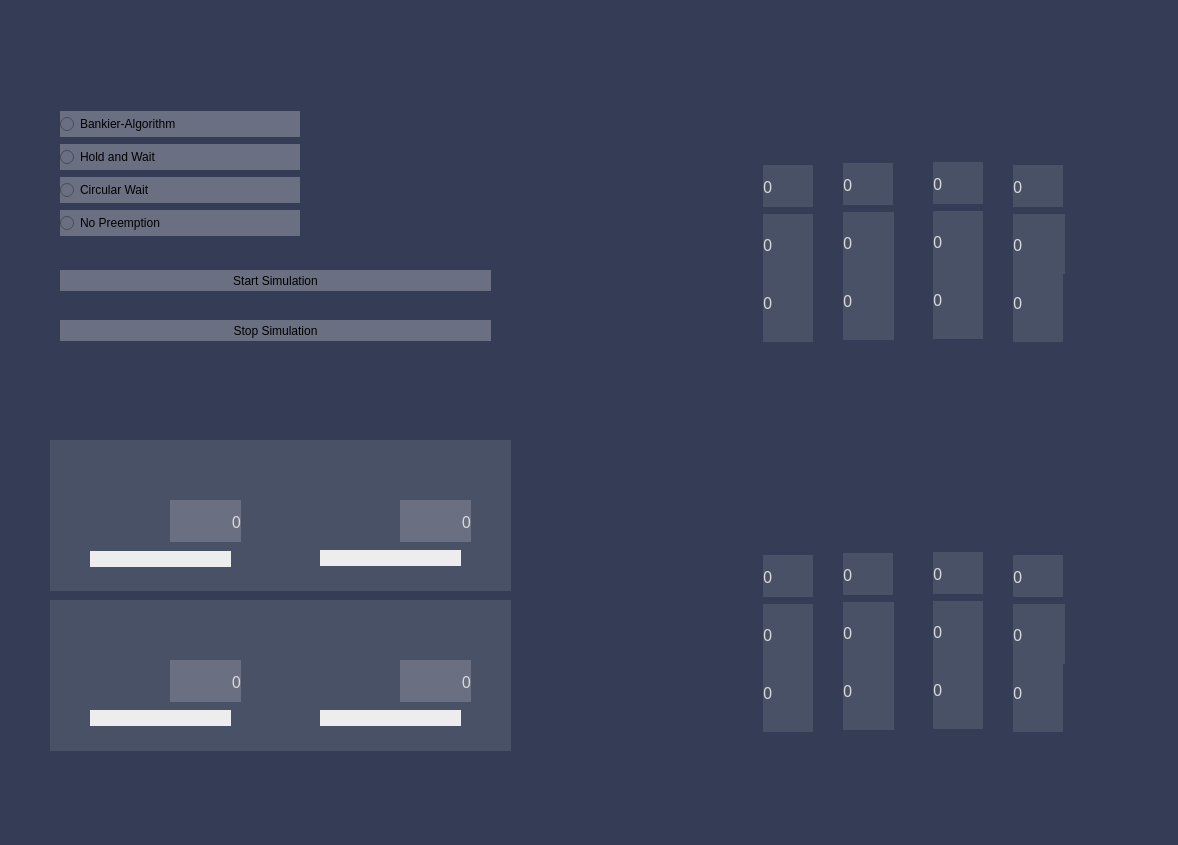
<?xml version="1.0" encoding="UTF-8"?>
<ui version="4.0">
 <class>MainWindow</class>
 <widget class="QMainWindow" name="MainWindow">
  <property name="geometry">
   <rect>
    <x>0</x>
    <y>0</y>
    <width>1178</width>
    <height>845</height>
   </rect>
  </property>
  <property name="sizePolicy">
   <sizepolicy hsizetype="Fixed" vsizetype="Fixed">
    <horstretch>0</horstretch>
    <verstretch>0</verstretch>
   </sizepolicy>
  </property>
  <property name="windowTitle">
   <string>Deadlock Algorithm Simulation</string>
  </property>
  <property name="windowIcon">
   <iconset resource="resources.qrc">
    <normaloff>:/resources/Icon_White.png</normaloff>:/resources/Icon_White.png</iconset>
  </property>
  <property name="styleSheet">
   <string notr="true">background-color: rgb(52, 61, 85);</string>
  </property>
  <widget class="QWidget" name="centralwidget">
   <widget class="QLabel" name="background_resources">
    <property name="geometry">
     <rect>
      <x>10</x>
      <y>410</y>
      <width>531</width>
      <height>371</height>
     </rect>
    </property>
    <property name="styleSheet">
     <string notr="true">image: url(:/resources/Background_resources.png);</string>
    </property>
    <property name="text">
     <string/>
    </property>
   </widget>
   <widget class="QLabel" name="Printer_background_label">
    <property name="geometry">
     <rect>
      <x>50</x>
      <y>440</y>
      <width>231</width>
      <height>151</height>
     </rect>
    </property>
    <property name="styleSheet">
     <string notr="true">image: url(:/resources/Printer_off.png);
background-color: rgb(73, 81, 103);</string>
    </property>
    <property name="text">
     <string/>
    </property>
    <property name="scaledContents">
     <bool>true</bool>
    </property>
   </widget>
   <widget class="QLabel" name="Cd_background_label">
    <property name="geometry">
     <rect>
      <x>280</x>
      <y>440</y>
      <width>231</width>
      <height>151</height>
     </rect>
    </property>
    <property name="styleSheet">
     <string notr="true">image: url(:/resources/Printer_off.png);
background-color: rgb(73, 81, 103);</string>
    </property>
    <property name="text">
     <string/>
    </property>
    <property name="scaledContents">
     <bool>true</bool>
    </property>
   </widget>
   <widget class="QLabel" name="Plotter_background_label">
    <property name="geometry">
     <rect>
      <x>50</x>
      <y>600</y>
      <width>231</width>
      <height>151</height>
     </rect>
    </property>
    <property name="styleSheet">
     <string notr="true">image: url(:/resources/Printer_off.png);
background-color: rgb(73, 81, 103);</string>
    </property>
    <property name="text">
     <string/>
    </property>
    <property name="scaledContents">
     <bool>true</bool>
    </property>
   </widget>
   <widget class="QLabel" name="Tapedrive_background_label">
    <property name="geometry">
     <rect>
      <x>280</x>
      <y>600</y>
      <width>231</width>
      <height>151</height>
     </rect>
    </property>
    <property name="styleSheet">
     <string notr="true">image: url(:/resources/Printer_off.png);
background-color: rgb(73, 81, 103);</string>
    </property>
    <property name="text">
     <string/>
    </property>
    <property name="scaledContents">
     <bool>true</bool>
    </property>
   </widget>
   <widget class="QLabel" name="Printer_label_occupation_list">
    <property name="geometry">
     <rect>
      <x>90</x>
      <y>551</y>
      <width>141</width>
      <height>16</height>
     </rect>
    </property>
    <property name="font">
     <font>
      <family>Futura PT</family>
      <pointsize>12</pointsize>
      <italic>false</italic>
      <bold>false</bold>
     </font>
    </property>
    <property name="styleSheet">
     <string notr="true">color: rgb(52, 61, 85);
font: 500 12pt &quot;Futura PT&quot;;
background-color: rgb(237, 237, 237);</string>
    </property>
    <property name="text">
     <string/>
    </property>
    <property name="alignment">
     <set>Qt::AlignCenter</set>
    </property>
   </widget>
   <widget class="QLabel" name="Cd_label_occupation_list">
    <property name="geometry">
     <rect>
      <x>320</x>
      <y>550</y>
      <width>141</width>
      <height>16</height>
     </rect>
    </property>
    <property name="font">
     <font>
      <family>Futura PT</family>
      <pointsize>12</pointsize>
      <italic>false</italic>
      <bold>false</bold>
     </font>
    </property>
    <property name="styleSheet">
     <string notr="true">color: rgb(52, 61, 85);
font: 500 12pt &quot;Futura PT&quot;;
background-color: rgb(237, 237, 237);</string>
    </property>
    <property name="text">
     <string/>
    </property>
    <property name="alignment">
     <set>Qt::AlignCenter</set>
    </property>
   </widget>
   <widget class="QLabel" name="Tapedrive_label_occupation_list">
    <property name="geometry">
     <rect>
      <x>320</x>
      <y>710</y>
      <width>141</width>
      <height>16</height>
     </rect>
    </property>
    <property name="font">
     <font>
      <family>Futura PT</family>
      <pointsize>12</pointsize>
      <italic>false</italic>
      <bold>false</bold>
     </font>
    </property>
    <property name="styleSheet">
     <string notr="true">color: rgb(52, 61, 85);
font: 500 12pt &quot;Futura PT&quot;;
background-color: rgb(237, 237, 237);</string>
    </property>
    <property name="text">
     <string/>
    </property>
    <property name="alignment">
     <set>Qt::AlignCenter</set>
    </property>
   </widget>
   <widget class="QLabel" name="Plotter_label_occupation_list">
    <property name="geometry">
     <rect>
      <x>90</x>
      <y>710</y>
      <width>141</width>
      <height>16</height>
     </rect>
    </property>
    <property name="font">
     <font>
      <family>Futura PT</family>
      <pointsize>12</pointsize>
      <italic>false</italic>
      <bold>false</bold>
     </font>
    </property>
    <property name="styleSheet">
     <string notr="true">color: rgb(52, 61, 85);
font: 500 12pt &quot;Futura PT&quot;;
background-color: rgb(237, 237, 237);</string>
    </property>
    <property name="text">
     <string/>
    </property>
    <property name="alignment">
     <set>Qt::AlignCenter</set>
    </property>
   </widget>
   <widget class="QLabel" name="Printer_label_occupation">
    <property name="geometry">
     <rect>
      <x>170</x>
      <y>500</y>
      <width>71</width>
      <height>42</height>
     </rect>
    </property>
    <property name="font">
     <font>
      <family>Futura PT</family>
      <pointsize>12</pointsize>
      <italic>false</italic>
      <bold>false</bold>
     </font>
    </property>
    <property name="styleSheet">
     <string notr="true">color: rgb(217, 217, 217);
font: 500 12pt &quot;Futura PT&quot;;
background-color: rgb(106, 112, 129);
</string>
    </property>
    <property name="text">
     <string>0</string>
    </property>
    <property name="alignment">
     <set>Qt::AlignRight|Qt::AlignTrailing|Qt::AlignVCenter</set>
    </property>
   </widget>
   <widget class="QLabel" name="Cd_label_occupation">
    <property name="geometry">
     <rect>
      <x>400</x>
      <y>500</y>
      <width>71</width>
      <height>42</height>
     </rect>
    </property>
    <property name="font">
     <font>
      <family>Futura PT</family>
      <pointsize>12</pointsize>
      <italic>false</italic>
      <bold>false</bold>
     </font>
    </property>
    <property name="styleSheet">
     <string notr="true">color: rgb(217, 217, 217);
font: 500 12pt &quot;Futura PT&quot;;
background-color: rgb(106, 112, 129);</string>
    </property>
    <property name="text">
     <string>0</string>
    </property>
    <property name="alignment">
     <set>Qt::AlignRight|Qt::AlignTrailing|Qt::AlignVCenter</set>
    </property>
   </widget>
   <widget class="QLabel" name="Tapedrive_label_occupation">
    <property name="geometry">
     <rect>
      <x>400</x>
      <y>660</y>
      <width>71</width>
      <height>42</height>
     </rect>
    </property>
    <property name="font">
     <font>
      <family>Futura PT</family>
      <pointsize>12</pointsize>
      <italic>false</italic>
      <bold>false</bold>
     </font>
    </property>
    <property name="styleSheet">
     <string notr="true">color: rgb(217, 217, 217);
font: 500 12pt &quot;Futura PT&quot;;
background-color: rgb(106, 112, 129);</string>
    </property>
    <property name="text">
     <string>0</string>
    </property>
    <property name="alignment">
     <set>Qt::AlignRight|Qt::AlignTrailing|Qt::AlignVCenter</set>
    </property>
   </widget>
   <widget class="QLabel" name="Plotter_label_occupation">
    <property name="geometry">
     <rect>
      <x>170</x>
      <y>660</y>
      <width>71</width>
      <height>42</height>
     </rect>
    </property>
    <property name="font">
     <font>
      <family>Futura PT</family>
      <pointsize>12</pointsize>
      <italic>false</italic>
      <bold>false</bold>
     </font>
    </property>
    <property name="styleSheet">
     <string notr="true">color: rgb(217, 217, 217);
font: 500 12pt &quot;Futura PT&quot;;
background-color: rgb(106, 112, 129);</string>
    </property>
    <property name="text">
     <string>0</string>
    </property>
    <property name="alignment">
     <set>Qt::AlignRight|Qt::AlignTrailing|Qt::AlignVCenter</set>
    </property>
   </widget>
   <widget class="QLabel" name="Deadlock_test_running_label">
    <property name="geometry">
     <rect>
      <x>30</x>
      <y>20</y>
      <width>491</width>
      <height>371</height>
     </rect>
    </property>
    <property name="styleSheet">
     <string notr="true">image: url(:/resources/Oversight_background.png);</string>
    </property>
    <property name="text">
     <string/>
    </property>
   </widget>
   <widget class="QGroupBox" name="OccupationMatrix">
    <property name="geometry">
     <rect>
      <x>543</x>
      <y>400</y>
      <width>601</width>
      <height>421</height>
     </rect>
    </property>
    <property name="styleSheet">
     <string notr="true">border: none;</string>
    </property>
    <property name="flat">
     <bool>true</bool>
    </property>
    <widget class="QLabel" name="Occupation_Matrix_Label">
     <property name="geometry">
      <rect>
       <x>10</x>
       <y>10</y>
       <width>591</width>
       <height>371</height>
      </rect>
     </property>
     <property name="styleSheet">
      <string notr="true">image: url(:/resources/Occupation_Matrix.png);</string>
     </property>
     <property name="text">
      <string/>
     </property>
    </widget>
    <widget class="QLabel" name="C2_label_occupation">
     <property name="geometry">
      <rect>
       <x>300</x>
       <y>250</y>
       <width>51</width>
       <height>80</height>
      </rect>
     </property>
     <property name="font">
      <font>
       <family>Futura PT</family>
       <pointsize>12</pointsize>
       <italic>false</italic>
       <bold>false</bold>
      </font>
     </property>
     <property name="styleSheet">
      <string notr="true">color: rgb(217, 217, 217);
font: 500 12pt &quot;Futura PT&quot;;
background-color: rgb(73, 81, 103);</string>
     </property>
     <property name="text">
      <string>0</string>
     </property>
    </widget>
    <widget class="QLabel" name="A1_label_occupation">
     <property name="geometry">
      <rect>
       <x>220</x>
       <y>155</y>
       <width>50</width>
       <height>42</height>
      </rect>
     </property>
     <property name="font">
      <font>
       <family>Futura PT</family>
       <pointsize>12</pointsize>
       <italic>false</italic>
       <bold>false</bold>
      </font>
     </property>
     <property name="styleSheet">
      <string notr="true">color: rgb(217, 217, 217);
font: 500 12pt &quot;Futura PT&quot;;
background-color: rgb(73, 81, 103);</string>
     </property>
     <property name="text">
      <string>0</string>
     </property>
    </widget>
    <widget class="QLabel" name="B1_label_occupation">
     <property name="geometry">
      <rect>
       <x>220</x>
       <y>204</y>
       <width>50</width>
       <height>60</height>
      </rect>
     </property>
     <property name="font">
      <font>
       <family>Futura PT</family>
       <pointsize>12</pointsize>
       <italic>false</italic>
       <bold>false</bold>
      </font>
     </property>
     <property name="styleSheet">
      <string notr="true">color: rgb(217, 217, 217);
font: 500 12pt &quot;Futura PT&quot;;
background-color: rgb(73, 81, 103);</string>
     </property>
     <property name="text">
      <string>0</string>
     </property>
    </widget>
    <widget class="QLabel" name="A3_label_occupation">
     <property name="geometry">
      <rect>
       <x>390</x>
       <y>152</y>
       <width>50</width>
       <height>42</height>
      </rect>
     </property>
     <property name="font">
      <font>
       <family>Futura PT</family>
       <pointsize>12</pointsize>
       <italic>false</italic>
       <bold>false</bold>
      </font>
     </property>
     <property name="styleSheet">
      <string notr="true">color: rgb(217, 217, 217);
font: 500 12pt &quot;Futura PT&quot;;
background-color: rgb(73, 81, 103);</string>
     </property>
     <property name="text">
      <string>0</string>
     </property>
    </widget>
    <widget class="QLabel" name="C3_label_occupation">
     <property name="geometry">
      <rect>
       <x>390</x>
       <y>249</y>
       <width>50</width>
       <height>80</height>
      </rect>
     </property>
     <property name="font">
      <font>
       <family>Futura PT</family>
       <pointsize>12</pointsize>
       <italic>false</italic>
       <bold>false</bold>
      </font>
     </property>
     <property name="styleSheet">
      <string notr="true">color: rgb(217, 217, 217);
font: 500 12pt &quot;Futura PT&quot;;
background-color: rgb(73, 81, 103);</string>
     </property>
     <property name="text">
      <string>0</string>
     </property>
    </widget>
    <widget class="QLabel" name="B2_label_occupation">
     <property name="geometry">
      <rect>
       <x>300</x>
       <y>202</y>
       <width>51</width>
       <height>60</height>
      </rect>
     </property>
     <property name="font">
      <font>
       <family>Futura PT</family>
       <pointsize>12</pointsize>
       <italic>false</italic>
       <bold>false</bold>
      </font>
     </property>
     <property name="styleSheet">
      <string notr="true">color: rgb(217, 217, 217);
font: 500 12pt &quot;Futura PT&quot;;
background-color: rgb(73, 81, 103);</string>
     </property>
     <property name="text">
      <string>0</string>
     </property>
    </widget>
    <widget class="QLabel" name="C4_label_occupation">
     <property name="geometry">
      <rect>
       <x>470</x>
       <y>252</y>
       <width>50</width>
       <height>80</height>
      </rect>
     </property>
     <property name="font">
      <font>
       <family>Futura PT</family>
       <pointsize>12</pointsize>
       <italic>false</italic>
       <bold>false</bold>
      </font>
     </property>
     <property name="styleSheet">
      <string notr="true">color: rgb(217, 217, 217);
background-color: rgb(73, 81, 103);
font: 500 12pt &quot;Futura PT&quot;;</string>
     </property>
     <property name="text">
      <string>0</string>
     </property>
    </widget>
    <widget class="QLabel" name="A4_label_occupation">
     <property name="geometry">
      <rect>
       <x>470</x>
       <y>155</y>
       <width>50</width>
       <height>42</height>
      </rect>
     </property>
     <property name="font">
      <font>
       <family>Futura PT</family>
       <pointsize>12</pointsize>
       <italic>false</italic>
       <bold>false</bold>
      </font>
     </property>
     <property name="styleSheet">
      <string notr="true">color: rgb(217, 217, 217);
font: 500 12pt &quot;Futura PT&quot;;
background-color: rgb(73, 81, 103);</string>
     </property>
     <property name="text">
      <string>0</string>
     </property>
    </widget>
    <widget class="QLabel" name="C1_label_occupation">
     <property name="geometry">
      <rect>
       <x>220</x>
       <y>252</y>
       <width>50</width>
       <height>80</height>
      </rect>
     </property>
     <property name="font">
      <font>
       <family>Futura PT</family>
       <pointsize>12</pointsize>
       <italic>false</italic>
       <bold>false</bold>
      </font>
     </property>
     <property name="styleSheet">
      <string notr="true">color: rgb(217, 217, 217);
font: 500 12pt &quot;Futura PT&quot;;
background-color: rgb(73, 81, 103);</string>
     </property>
     <property name="text">
      <string>0</string>
     </property>
    </widget>
    <widget class="QLabel" name="A2_label_occupation">
     <property name="geometry">
      <rect>
       <x>300</x>
       <y>153</y>
       <width>50</width>
       <height>42</height>
      </rect>
     </property>
     <property name="font">
      <font>
       <family>Futura PT</family>
       <pointsize>12</pointsize>
       <italic>false</italic>
       <bold>false</bold>
      </font>
     </property>
     <property name="styleSheet">
      <string notr="true">color: rgb(217, 217, 217);
font: 500 12pt &quot;Futura PT&quot;;
background-color: rgb(73, 81, 103);</string>
     </property>
     <property name="text">
      <string>0</string>
     </property>
    </widget>
    <widget class="QLabel" name="B3_label_occupation">
     <property name="geometry">
      <rect>
       <x>390</x>
       <y>201</y>
       <width>50</width>
       <height>60</height>
      </rect>
     </property>
     <property name="font">
      <font>
       <family>Futura PT</family>
       <pointsize>12</pointsize>
       <italic>false</italic>
       <bold>false</bold>
      </font>
     </property>
     <property name="styleSheet">
      <string notr="true">color: rgb(217, 217, 217);
font: 500 12pt &quot;Futura PT&quot;;
background-color: rgb(73, 81, 103);</string>
     </property>
     <property name="text">
      <string>0</string>
     </property>
    </widget>
    <widget class="QLabel" name="B4_label_occupation">
     <property name="geometry">
      <rect>
       <x>470</x>
       <y>204</y>
       <width>52</width>
       <height>60</height>
      </rect>
     </property>
     <property name="font">
      <font>
       <family>Futura PT</family>
       <pointsize>12</pointsize>
       <italic>false</italic>
       <bold>false</bold>
      </font>
     </property>
     <property name="styleSheet">
      <string notr="true">color: rgb(217, 217, 217);
font: 500 12pt &quot;Futura PT&quot;;
background-color: rgb(73, 81, 103);</string>
     </property>
     <property name="text">
      <string>0</string>
     </property>
    </widget>
   </widget>
   <widget class="QGroupBox" name="OccupationMatrix_2">
    <property name="geometry">
     <rect>
      <x>543</x>
      <y>10</y>
      <width>601</width>
      <height>381</height>
     </rect>
    </property>
    <property name="styleSheet">
     <string notr="true">border: none;</string>
    </property>
    <property name="flat">
     <bool>true</bool>
    </property>
    <widget class="QLabel" name="Needed_Matrix_Label">
     <property name="geometry">
      <rect>
       <x>10</x>
       <y>10</y>
       <width>591</width>
       <height>371</height>
      </rect>
     </property>
     <property name="styleSheet">
      <string notr="true">image: url(:/resources/Required_Matrix.png);</string>
     </property>
     <property name="text">
      <string/>
     </property>
    </widget>
    <widget class="QLabel" name="C2_label_needed">
     <property name="geometry">
      <rect>
       <x>300</x>
       <y>250</y>
       <width>51</width>
       <height>80</height>
      </rect>
     </property>
     <property name="font">
      <font>
       <family>Futura PT</family>
       <pointsize>12</pointsize>
       <italic>false</italic>
       <bold>false</bold>
      </font>
     </property>
     <property name="styleSheet">
      <string notr="true">color: rgb(217, 217, 217);
font: 500 12pt &quot;Futura PT&quot;;
background-color: rgb(73, 81, 103);</string>
     </property>
     <property name="text">
      <string>0</string>
     </property>
    </widget>
    <widget class="QLabel" name="A1_label_needed">
     <property name="geometry">
      <rect>
       <x>220</x>
       <y>155</y>
       <width>50</width>
       <height>42</height>
      </rect>
     </property>
     <property name="font">
      <font>
       <family>Futura PT</family>
       <pointsize>12</pointsize>
       <italic>false</italic>
       <bold>false</bold>
      </font>
     </property>
     <property name="styleSheet">
      <string notr="true">color: rgb(217, 217, 217);
font: 500 12pt &quot;Futura PT&quot;;
background-color: rgb(73, 81, 103);</string>
     </property>
     <property name="text">
      <string>0</string>
     </property>
    </widget>
    <widget class="QLabel" name="B1_label_needed">
     <property name="geometry">
      <rect>
       <x>220</x>
       <y>204</y>
       <width>50</width>
       <height>60</height>
      </rect>
     </property>
     <property name="font">
      <font>
       <family>Futura PT</family>
       <pointsize>12</pointsize>
       <italic>false</italic>
       <bold>false</bold>
      </font>
     </property>
     <property name="styleSheet">
      <string notr="true">color: rgb(217, 217, 217);
font: 500 12pt &quot;Futura PT&quot;;
background-color: rgb(73, 81, 103);</string>
     </property>
     <property name="text">
      <string>0</string>
     </property>
    </widget>
    <widget class="QLabel" name="A3_label_needed">
     <property name="geometry">
      <rect>
       <x>390</x>
       <y>152</y>
       <width>50</width>
       <height>42</height>
      </rect>
     </property>
     <property name="font">
      <font>
       <family>Futura PT</family>
       <pointsize>12</pointsize>
       <italic>false</italic>
       <bold>false</bold>
      </font>
     </property>
     <property name="styleSheet">
      <string notr="true">color: rgb(217, 217, 217);
font: 500 12pt &quot;Futura PT&quot;;
background-color: rgb(73, 81, 103);</string>
     </property>
     <property name="text">
      <string>0</string>
     </property>
    </widget>
    <widget class="QLabel" name="C3_label_needed">
     <property name="geometry">
      <rect>
       <x>390</x>
       <y>249</y>
       <width>50</width>
       <height>80</height>
      </rect>
     </property>
     <property name="font">
      <font>
       <family>Futura PT</family>
       <pointsize>12</pointsize>
       <italic>false</italic>
       <bold>false</bold>
      </font>
     </property>
     <property name="styleSheet">
      <string notr="true">color: rgb(217, 217, 217);
font: 500 12pt &quot;Futura PT&quot;;
background-color: rgb(73, 81, 103);</string>
     </property>
     <property name="text">
      <string>0</string>
     </property>
    </widget>
    <widget class="QLabel" name="B2_label_needed">
     <property name="geometry">
      <rect>
       <x>300</x>
       <y>202</y>
       <width>51</width>
       <height>60</height>
      </rect>
     </property>
     <property name="font">
      <font>
       <family>Futura PT</family>
       <pointsize>12</pointsize>
       <italic>false</italic>
       <bold>false</bold>
      </font>
     </property>
     <property name="styleSheet">
      <string notr="true">color: rgb(217, 217, 217);
font: 500 12pt &quot;Futura PT&quot;;
background-color: rgb(73, 81, 103);</string>
     </property>
     <property name="text">
      <string>0</string>
     </property>
    </widget>
    <widget class="QLabel" name="C4_label_needed">
     <property name="geometry">
      <rect>
       <x>470</x>
       <y>252</y>
       <width>50</width>
       <height>80</height>
      </rect>
     </property>
     <property name="font">
      <font>
       <family>Futura PT</family>
       <pointsize>12</pointsize>
       <italic>false</italic>
       <bold>false</bold>
      </font>
     </property>
     <property name="styleSheet">
      <string notr="true">color: rgb(217, 217, 217);
background-color: rgb(73, 81, 103);
font: 500 12pt &quot;Futura PT&quot;;</string>
     </property>
     <property name="text">
      <string>0</string>
     </property>
    </widget>
    <widget class="QLabel" name="A4_label_needed">
     <property name="geometry">
      <rect>
       <x>470</x>
       <y>155</y>
       <width>50</width>
       <height>42</height>
      </rect>
     </property>
     <property name="font">
      <font>
       <family>Futura PT</family>
       <pointsize>12</pointsize>
       <italic>false</italic>
       <bold>false</bold>
      </font>
     </property>
     <property name="styleSheet">
      <string notr="true">color: rgb(217, 217, 217);
font: 500 12pt &quot;Futura PT&quot;;
background-color: rgb(73, 81, 103);</string>
     </property>
     <property name="text">
      <string>0</string>
     </property>
    </widget>
    <widget class="QLabel" name="C1_label_needed">
     <property name="geometry">
      <rect>
       <x>220</x>
       <y>252</y>
       <width>50</width>
       <height>80</height>
      </rect>
     </property>
     <property name="font">
      <font>
       <family>Futura PT</family>
       <pointsize>12</pointsize>
       <italic>false</italic>
       <bold>false</bold>
      </font>
     </property>
     <property name="styleSheet">
      <string notr="true">color: rgb(217, 217, 217);
font: 500 12pt &quot;Futura PT&quot;;
background-color: rgb(73, 81, 103);</string>
     </property>
     <property name="text">
      <string>0</string>
     </property>
    </widget>
    <widget class="QLabel" name="A2_label_needed">
     <property name="geometry">
      <rect>
       <x>300</x>
       <y>153</y>
       <width>50</width>
       <height>42</height>
      </rect>
     </property>
     <property name="font">
      <font>
       <family>Futura PT</family>
       <pointsize>12</pointsize>
       <italic>false</italic>
       <bold>false</bold>
      </font>
     </property>
     <property name="styleSheet">
      <string notr="true">color: rgb(217, 217, 217);
font: 500 12pt &quot;Futura PT&quot;;
background-color: rgb(73, 81, 103);</string>
     </property>
     <property name="text">
      <string>0</string>
     </property>
    </widget>
    <widget class="QLabel" name="B3_label_needed">
     <property name="geometry">
      <rect>
       <x>390</x>
       <y>201</y>
       <width>50</width>
       <height>60</height>
      </rect>
     </property>
     <property name="font">
      <font>
       <family>Futura PT</family>
       <pointsize>12</pointsize>
       <italic>false</italic>
       <bold>false</bold>
      </font>
     </property>
     <property name="styleSheet">
      <string notr="true">color: rgb(217, 217, 217);
font: 500 12pt &quot;Futura PT&quot;;
background-color: rgb(73, 81, 103);</string>
     </property>
     <property name="text">
      <string>0</string>
     </property>
    </widget>
    <widget class="QLabel" name="B4_label_needed">
     <property name="geometry">
      <rect>
       <x>470</x>
       <y>204</y>
       <width>52</width>
       <height>60</height>
      </rect>
     </property>
     <property name="font">
      <font>
       <family>Futura PT</family>
       <pointsize>12</pointsize>
       <italic>false</italic>
       <bold>false</bold>
      </font>
     </property>
     <property name="styleSheet">
      <string notr="true">color: rgb(217, 217, 217);
font: 500 12pt &quot;Futura PT&quot;;
background-color: rgb(73, 81, 103);</string>
     </property>
     <property name="text">
      <string>0</string>
     </property>
    </widget>
   </widget>
   <widget class="QPushButton" name="button_stop_simulation">
    <property name="geometry">
     <rect>
      <x>60</x>
      <y>320</y>
      <width>431</width>
      <height>21</height>
     </rect>
    </property>
    <property name="styleSheet">
     <string notr="true">border: none;
background-color: rgb(106, 112, 129);
font: 500 13pt &quot;Futura PT&quot;;</string>
    </property>
    <property name="text">
     <string>Stop Simulation</string>
    </property>
   </widget>
   <widget class="QRadioButton" name="radio_preempt">
    <property name="geometry">
     <rect>
      <x>60</x>
      <y>210</y>
      <width>240</width>
      <height>26</height>
     </rect>
    </property>
    <property name="styleSheet">
     <string notr="true">border: none;
background-color: rgb(106, 112, 129);
font: 500 13pt &quot;Futura PT&quot;;</string>
    </property>
    <property name="text">
     <string>No Preemption</string>
    </property>
   </widget>
   <widget class="QRadioButton" name="radio_bankier">
    <property name="geometry">
     <rect>
      <x>60</x>
      <y>111</y>
      <width>240</width>
      <height>26</height>
     </rect>
    </property>
    <property name="styleSheet">
     <string notr="true">border: none;
background-color: rgb(106, 112, 129);
font: 500 13pt &quot;Futura PT&quot;;</string>
    </property>
    <property name="text">
     <string>Bankier-Algorithm</string>
    </property>
   </widget>
   <widget class="QRadioButton" name="radio_holdwait">
    <property name="geometry">
     <rect>
      <x>60</x>
      <y>144</y>
      <width>240</width>
      <height>26</height>
     </rect>
    </property>
    <property name="styleSheet">
     <string notr="true">border: none;
background-color: rgb(106, 112, 129);
font: 500 13pt &quot;Futura PT&quot;;</string>
    </property>
    <property name="text">
     <string>Hold and Wait</string>
    </property>
   </widget>
   <widget class="QRadioButton" name="radio_circularw">
    <property name="geometry">
     <rect>
      <x>60</x>
      <y>177</y>
      <width>240</width>
      <height>26</height>
     </rect>
    </property>
    <property name="styleSheet">
     <string notr="true">border: none;
background-color: rgb(106, 112, 129);
font: 500 13pt &quot;Futura PT&quot;;
</string>
    </property>
    <property name="text">
     <string>Circular Wait</string>
    </property>
   </widget>
   <widget class="QPushButton" name="button_start_simulation">
    <property name="geometry">
     <rect>
      <x>60</x>
      <y>270</y>
      <width>431</width>
      <height>21</height>
     </rect>
    </property>
    <property name="styleSheet">
     <string notr="true">border: none;
background-color: rgb(106, 112, 129);
font: 500 13pt &quot;Futura PT&quot;;</string>
    </property>
    <property name="text">
     <string>Start Simulation</string>
    </property>
   </widget>
   <zorder>Deadlock_test_running_label</zorder>
   <zorder>background_resources</zorder>
   <zorder>Printer_background_label</zorder>
   <zorder>Cd_background_label</zorder>
   <zorder>Plotter_background_label</zorder>
   <zorder>Tapedrive_background_label</zorder>
   <zorder>Printer_label_occupation_list</zorder>
   <zorder>Cd_label_occupation_list</zorder>
   <zorder>Tapedrive_label_occupation_list</zorder>
   <zorder>Plotter_label_occupation_list</zorder>
   <zorder>Printer_label_occupation</zorder>
   <zorder>Cd_label_occupation</zorder>
   <zorder>Tapedrive_label_occupation</zorder>
   <zorder>Plotter_label_occupation</zorder>
   <zorder>OccupationMatrix</zorder>
   <zorder>OccupationMatrix_2</zorder>
   <zorder>button_stop_simulation</zorder>
   <zorder>radio_preempt</zorder>
   <zorder>radio_bankier</zorder>
   <zorder>radio_holdwait</zorder>
   <zorder>radio_circularw</zorder>
   <zorder>button_start_simulation</zorder>
  </widget>
  <widget class="QMenuBar" name="menubar">
   <property name="geometry">
    <rect>
     <x>0</x>
     <y>0</y>
     <width>1178</width>
     <height>31</height>
    </rect>
   </property>
  </widget>
  <widget class="QStatusBar" name="statusbar"/>
 </widget>
 <resources>
  <include location="resources.qrc"/>
 </resources>
 <connections/>
</ui>
